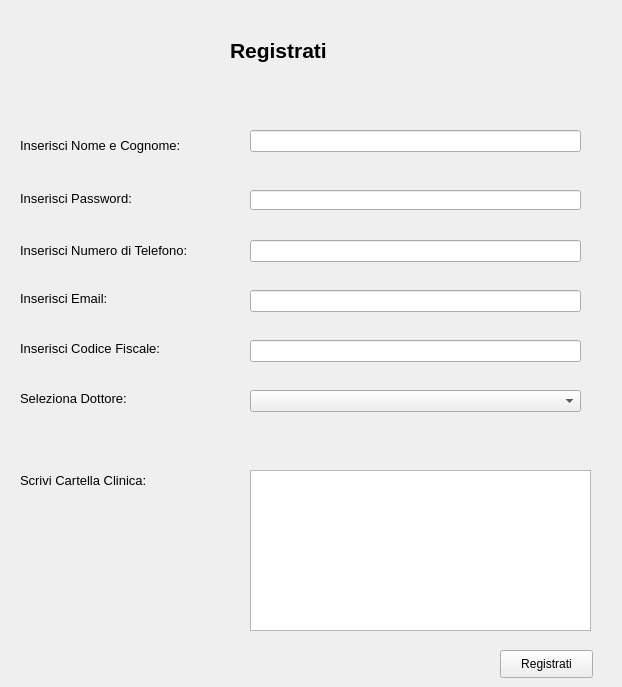
<?xml version="1.0" encoding="UTF-8"?>
<ui version="4.0">
 <class>Form</class>
 <widget class="QWidget" name="Form">
  <property name="geometry">
   <rect>
    <x>0</x>
    <y>0</y>
    <width>622</width>
    <height>687</height>
   </rect>
  </property>
  <property name="windowTitle">
   <string>Registrazione</string>
  </property>
  <widget class="QLabel" name="label">
   <property name="geometry">
    <rect>
     <x>230</x>
     <y>10</y>
     <width>151</width>
     <height>81</height>
    </rect>
   </property>
   <property name="font">
    <font>
     <pointsize>16</pointsize>
     <weight>75</weight>
     <bold>true</bold>
    </font>
   </property>
   <property name="text">
    <string>Registrati</string>
   </property>
  </widget>
  <widget class="QLabel" name="label_2">
   <property name="geometry">
    <rect>
     <x>20</x>
     <y>130</y>
     <width>211</width>
     <height>31</height>
    </rect>
   </property>
   <property name="font">
    <font>
     <pointsize>10</pointsize>
    </font>
   </property>
   <property name="text">
    <string>Inserisci Nome e Cognome:</string>
   </property>
  </widget>
  <widget class="QLabel" name="label_3">
   <property name="geometry">
    <rect>
     <x>20</x>
     <y>190</y>
     <width>201</width>
     <height>16</height>
    </rect>
   </property>
   <property name="font">
    <font>
     <pointsize>10</pointsize>
    </font>
   </property>
   <property name="text">
    <string>Inserisci Password:</string>
   </property>
  </widget>
  <widget class="QLabel" name="label_4">
   <property name="geometry">
    <rect>
     <x>20</x>
     <y>240</y>
     <width>231</width>
     <height>21</height>
    </rect>
   </property>
   <property name="font">
    <font>
     <pointsize>10</pointsize>
    </font>
   </property>
   <property name="text">
    <string>Inserisci Numero di Telefono:</string>
   </property>
  </widget>
  <widget class="QLabel" name="label_5">
   <property name="geometry">
    <rect>
     <x>20</x>
     <y>290</y>
     <width>211</width>
     <height>16</height>
    </rect>
   </property>
   <property name="font">
    <font>
     <pointsize>10</pointsize>
    </font>
   </property>
   <property name="text">
    <string>Inserisci Email:</string>
   </property>
  </widget>
  <widget class="QLabel" name="label_6">
   <property name="geometry">
    <rect>
     <x>20</x>
     <y>340</y>
     <width>221</width>
     <height>16</height>
    </rect>
   </property>
   <property name="font">
    <font>
     <pointsize>10</pointsize>
    </font>
   </property>
   <property name="text">
    <string>Inserisci Codice Fiscale:</string>
   </property>
  </widget>
  <widget class="QLabel" name="label_7">
   <property name="geometry">
    <rect>
     <x>20</x>
     <y>390</y>
     <width>181</width>
     <height>16</height>
    </rect>
   </property>
   <property name="font">
    <font>
     <pointsize>10</pointsize>
    </font>
   </property>
   <property name="text">
    <string>Seleziona Dottore:</string>
   </property>
  </widget>
  <widget class="QLineEdit" name="lineEdit">
   <property name="geometry">
    <rect>
     <x>250</x>
     <y>130</y>
     <width>331</width>
     <height>22</height>
    </rect>
   </property>
  </widget>
  <widget class="QLineEdit" name="lineEdit_2">
   <property name="geometry">
    <rect>
     <x>250</x>
     <y>240</y>
     <width>331</width>
     <height>22</height>
    </rect>
   </property>
  </widget>
  <widget class="QLineEdit" name="lineEdit_3">
   <property name="geometry">
    <rect>
     <x>250</x>
     <y>290</y>
     <width>331</width>
     <height>22</height>
    </rect>
   </property>
  </widget>
  <widget class="QLineEdit" name="lineEdit_4">
   <property name="geometry">
    <rect>
     <x>250</x>
     <y>340</y>
     <width>331</width>
     <height>22</height>
    </rect>
   </property>
  </widget>
  <widget class="QComboBox" name="comboBox">
   <property name="geometry">
    <rect>
     <x>250</x>
     <y>390</y>
     <width>331</width>
     <height>22</height>
    </rect>
   </property>
  </widget>
  <widget class="QPushButton" name="pushButton_2">
   <property name="geometry">
    <rect>
     <x>500</x>
     <y>650</y>
     <width>93</width>
     <height>28</height>
    </rect>
   </property>
   <property name="text">
    <string>Registrati</string>
   </property>
  </widget>
  <widget class="QLabel" name="label_8">
   <property name="geometry">
    <rect>
     <x>150</x>
     <y>80</y>
     <width>351</width>
     <height>20</height>
    </rect>
   </property>
   <property name="text">
    <string/>
   </property>
  </widget>
  <widget class="QLabel" name="label_9">
   <property name="geometry">
    <rect>
     <x>20</x>
     <y>470</y>
     <width>211</width>
     <height>21</height>
    </rect>
   </property>
   <property name="font">
    <font>
     <pointsize>10</pointsize>
    </font>
   </property>
   <property name="text">
    <string>Scrivi Cartella Clinica:</string>
   </property>
  </widget>
  <widget class="QTextEdit" name="textEdit">
   <property name="geometry">
    <rect>
     <x>250</x>
     <y>470</y>
     <width>341</width>
     <height>161</height>
    </rect>
   </property>
  </widget>
  <widget class="QLineEdit" name="lineEdit_5">
   <property name="geometry">
    <rect>
     <x>250</x>
     <y>190</y>
     <width>331</width>
     <height>20</height>
    </rect>
   </property>
  </widget>
 </widget>
 <resources/>
 <connections/>
</ui>
